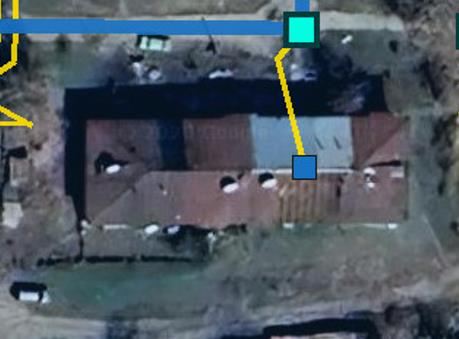
#> input picture work/altay3/img_9_p1.png, 459 x 339 px, found by its file name
$ python 59b_diag_match.py
#> lines starting #> are read from the running program, lines starting #| are printed output that depends on the picture; pictures that were not available may be replaced by others from this repository, and a replacement may not be noted
#!/usr/bin/env python3
# -*- coding: utf-8 -*-
"""Task 59b: диагностика — все гомографии fig->map06 без жёстких фильтров.
Цель: понять, на каком масштабе/повороте есть сигнатура, и не размыт ли кадр."""
import sys
from pathlib import Path

import cv2
import numpy as np

BASE = Path('/home/z/my-project')
DIR = BASE / 'work/altay3'
FIG = DIR / 'img_9_p1.png'
# кл < 10: работает с готовыми половинками *_half.jpg (MAP_DOWN=1)
MK = int(sys.argv[1]) if len(sys.argv) > 1 else 6
if MK in (1, 3, 4):
    MAP, MAP_DOWN = DIR / f'map{MK:02d}_half.jpg', 1
elif MK == 7:
    MAP, MAP_DOWN = DIR / 'map07_half.jpg', 1
else:
    MAP, MAP_DOWN = DIR / f'map{MK:02d}_v8.jpg', 2
SCALES = (0.25, 0.35, 0.5, 0.6, 0.75, 0.9, 1.0, 1.25, 1.5, 2.0)


def ncc(a, b):
    a = a.astype(np.float64) - a.mean()
    b = b.astype(np.float64) - b.mean()
    d = np.sqrt((a * a).sum() * (b * b).sum())
    return float((a * b).sum() / d) if d > 1e-9 else 0.0


def main():
    fig0 = cv2.imread(str(FIG), cv2.IMREAD_GRAYSCALE)
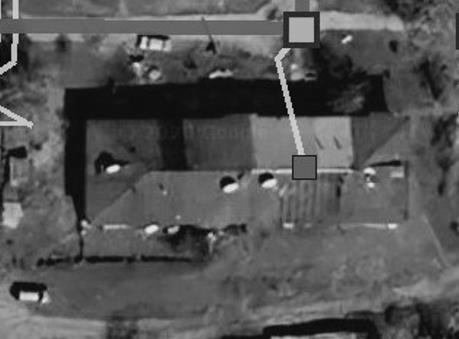
#> fig0: shape (339, 459); min 0, max 235, mean 84.7
    sift_f = cv2.SIFT_create(nfeatures=4000, contrastThreshold=0.02)
    k0, d0 = sift_f.detectAndCompute(fig0, None)
#> k0 = 1549 keypoints; strongest (x, y, size): (113, 169, 6.2), (152, 229, 6.3), (230, 188, 6.1), (33, 297, 6.1)
    print(f'fig keypoints: {len(k0)}', flush=True)
#| fig keypoints: 1549

    map_full = cv2.imread(str(MAP), cv2.IMREAD_GRAYSCALE)
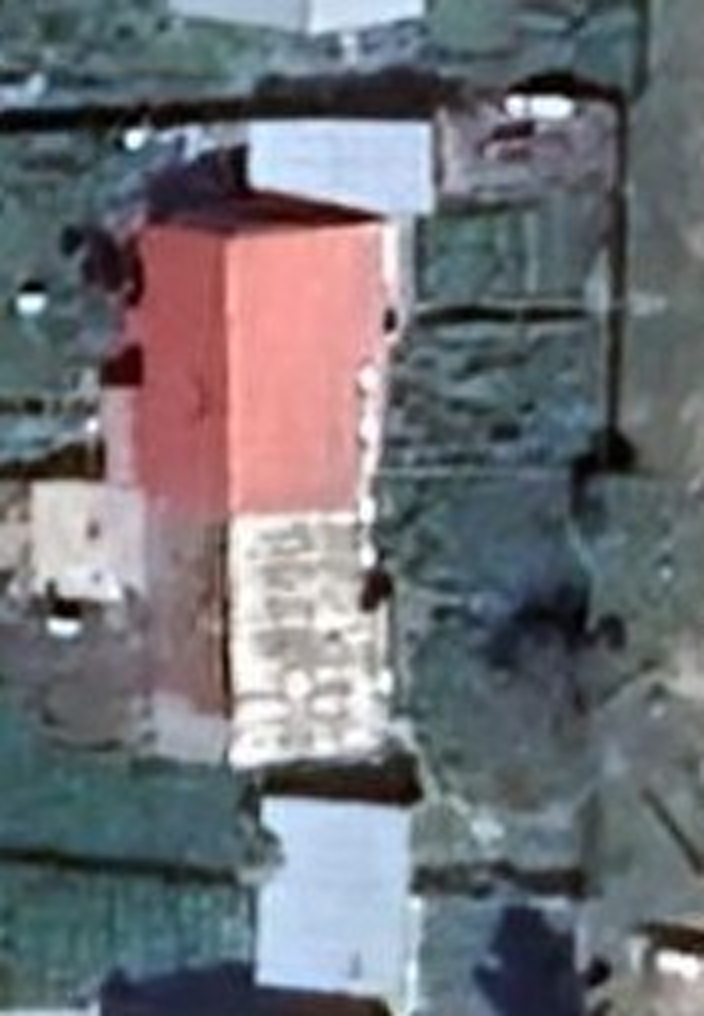
#> input picture work/altay3/bld_clean_4x.png, 704 x 1016 px, given in place of map06_v8.jpg, which was not available
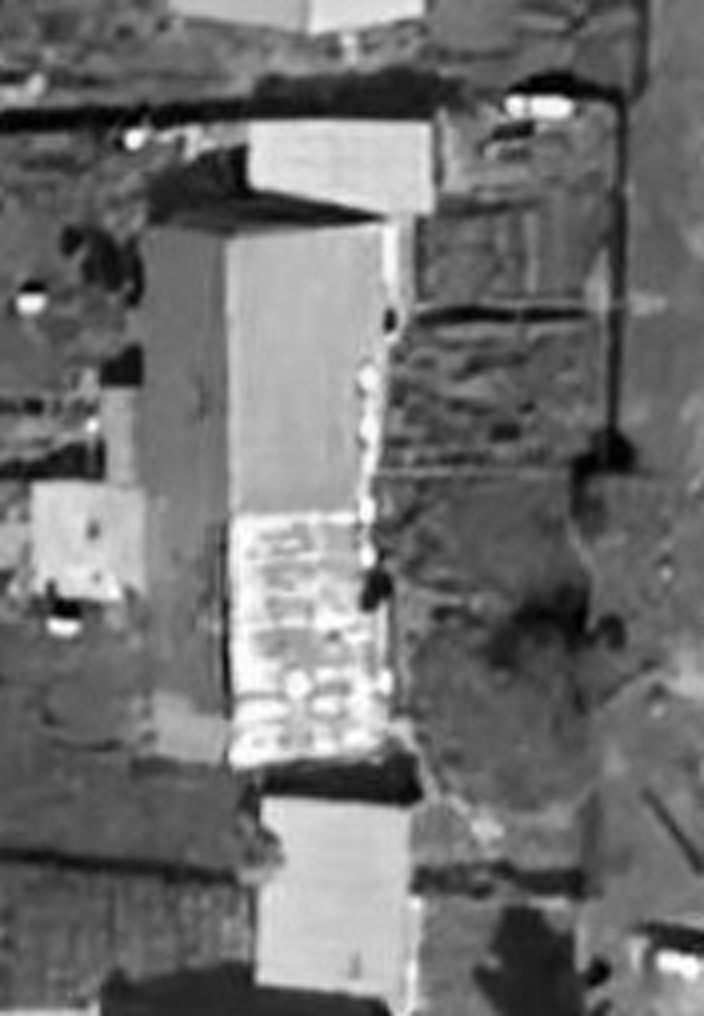
#> map_full: shape (1016, 704); min 0, max 255, mean 112.2
    Hf, Wf = map_full.shape
#> Hf = 1016; Wf = 704
    map_half = cv2.resize(map_full, (Wf // MAP_DOWN, Hf // MAP_DOWN),
                          interpolation=cv2.INTER_AREA)
    sift = cv2.SIFT_create(nfeatures=8000, contrastThreshold=0.02)
    k2, d2 = sift.detectAndCompute(map_half, None)
#> k2 = 1202 keypoints; strongest (x, y, size): (67, 69, 6.5), (15, 152, 7.1), (276, 54, 10.2), (258, 52, 6.5)
    print(f'map_half {map_half.shape}: {len(k2)} kp', flush=True)
#| map_half (508, 352): 1202 kp
    flann = cv2.FlannBasedMatcher(dict(algorithm=1, trees=5),
                                  dict(checks=64))

    variants = {'raw': fig0,
                'rotCW': cv2.rotate(fig0, cv2.ROTATE_90_CLOCKWISE),
                'rotCCW': cv2.rotate(fig0, cv2.ROTATE_90_COUNTERCLOCKWISE),
                'rot180': cv2.rotate(fig0, cv2.ROTATE_180)}
    for vname, vimg in variants.items():
        for s in SCALES:
            h0, w0 = vimg.shape
            fig = cv2.resize(vimg, (max(2, int(w0 * s)),
                                    max(2, int(h0 * s))),
                             interpolation=cv2.INTER_CUBIC)
            if min(fig.shape) < 30:
                continue
            k1, d1 = sift.detectAndCompute(fig, None)
            if d1 is None or len(k1) < 8:
                continue
            matches = flann.knnMatch(d1, d2, k=2)
            good = [m for m, n in matches
                    if m.distance < 0.75 * n.distance]
            if len(good) < 8:
                continue
            src = np.float32([k1[m.queryIdx].pt
                              for m in good]).reshape(-1, 1, 2)
            dst = np.float32([k2[m.trainIdx].pt
                              for m in good]).reshape(-1, 1, 2)
            H, msk = cv2.findHomography(src, dst, cv2.RANSAC, 4.0)
            if H is None:
                continue
            inl = int(msk.sum())
            if inl < 8:
                continue
            hh, ww = fig.shape
            corners = np.float32([[0, 0], [ww, 0], [ww, hh],
                                  [0, hh]]).reshape(-1, 1, 2)
            proj = cv2.perspectiveTransform(corners, H).reshape(-1, 2)
            x0, y0 = proj.min(axis=0)
            x1, y1 = proj.max(axis=0)
            wR, hR = x1 - x0, y1 - y0
            ar_fig = max(ww, hh) / max(1, min(ww, hh))
            ar_reg = max(wR, hR) / max(1, min(wR, hR))
            ar_dev = abs(ar_fig - ar_reg) / max(ar_fig, ar_reg)
            # мягкая проверка региона
            inside = -100 <= x0 and -100 <= y0 and \
                x1 <= Wf + 100 and y1 <= Hf + 100 and \
                wR > 15 and hR > 15
            W2, H2 = map_half.shape[1], map_half.shape[0]
            warped_half = cv2.warpPerspective(
                fig, H, (W2, H2), flags=cv2.INTER_LINEAR,
                borderMode=cv2.BORDER_CONSTANT, borderValue=128)
            cx0, cy0 = max(0, int(x0) // MAP_DOWN), max(0, int(y0) // MAP_DOWN)
            cx1 = min(Wf, int(x1) // MAP_DOWN + 1)
            cy1 = min(Hf, int(y1) // MAP_DOWN + 1)
            wh = warped_half[cy0:cy1, cx0:cx1]
            if wh.size < 400:
                continue
            warped = cv2.resize(wh, (max(1, wh.shape[1] * 2),
                                     max(1, wh.shape[0] * 2)),
                                interpolation=cv2.INTER_LINEAR)
            crop = map_full[int(y0):int(y0) + warped.shape[0],
                            int(x0):int(x0) + warped.shape[1]]
            if crop.shape[:2] != warped.shape[:2]:
                mn = (min(crop.shape[0], warped.shape[0]),
                      min(crop.shape[1], warped.shape[1]))
                crop = crop[:mn[0], :mn[1]]
                warped = warped[:mn[0], :mn[1]]
            m = (warped > 5) & (warped < 250) & (crop > 5) & (crop < 250)
            score = ncc(warped[m], crop[m]) if m.sum() >= 200 else 0.0
            flag = ' <== CANDIDATE' if (inl >= 10 and inside
                                        and ar_dev < 0.5) else ''
            print(f'{vname} s={s}: kp={len(k1)} good={len(good)} '
                  f'inl={inl} inside={inside} ar_dev={ar_dev:.2f} '
                  f'ncc={score:.3f} region=({x0:.0f},{y0:.0f})-'
                  f'({x1:.0f},{y1:.0f}){flag}', flush=True)
#> this loop made 4 passes
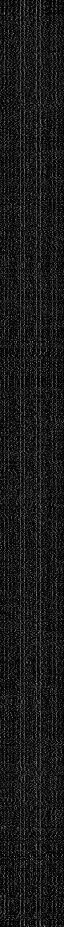
#> d1: shape (1854, 128) float32 (shown at 1/2 size); min 0, max 223, mean 25
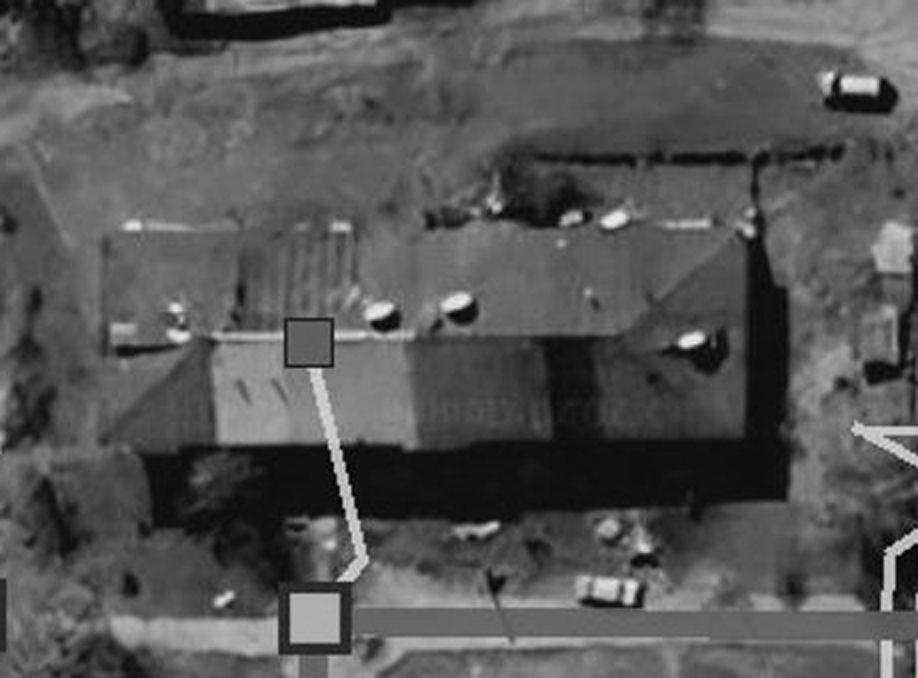
#> fig: shape (678, 918); min 0, max 236, mean 84.7
    return 0


if __name__ == '__main__':
    sys.exit(main())
#> (the program exits here)
